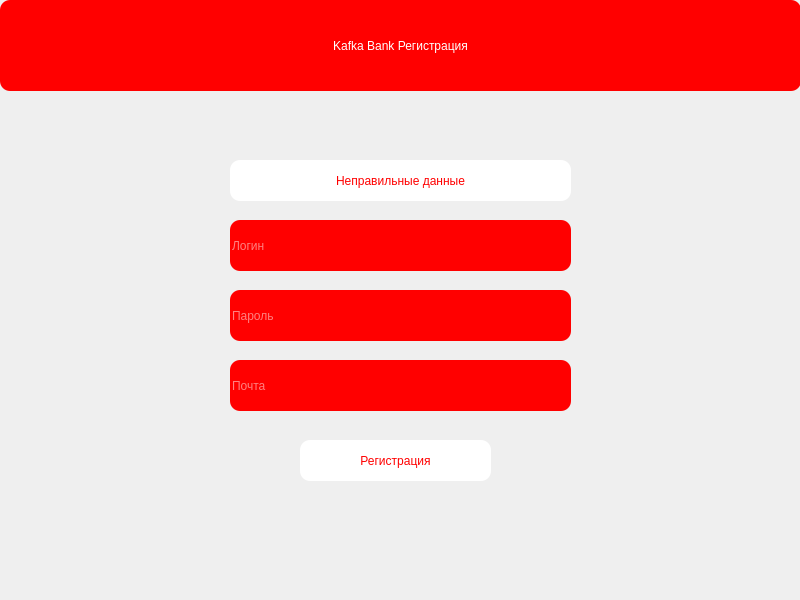
<?xml version="1.0" encoding="UTF-8"?>
<ui version="4.0">
 <class>Form</class>
 <widget class="QWidget" name="Form">
  <property name="geometry">
   <rect>
    <x>0</x>
    <y>0</y>
    <width>800</width>
    <height>600</height>
   </rect>
  </property>
  <property name="windowTitle">
   <string>SignUp</string>
  </property>
  <widget class="QLabel" name="label">
   <property name="geometry">
    <rect>
     <x>0</x>
     <y>0</y>
     <width>801</width>
     <height>91</height>
    </rect>
   </property>
   <property name="styleSheet">
    <string notr="true">font: 20pt &quot;Yu Gothic UI Semibold&quot;;
color: white;
background-color: red;
border-radius: 10px;</string>
   </property>
   <property name="text">
    <string>Kafka Bank Регистрация</string>
   </property>
   <property name="alignment">
    <set>Qt::AlignCenter</set>
   </property>
  </widget>
  <widget class="QLineEdit" name="login">
   <property name="geometry">
    <rect>
     <x>230</x>
     <y>220</y>
     <width>341</width>
     <height>51</height>
    </rect>
   </property>
   <property name="styleSheet">
    <string notr="true">font: 14pt &quot;Yu Gothic UI Semibold&quot;;
color: white;
background-color: red;
border-radius: 10px;</string>
   </property>
   <property name="placeholderText">
    <string>Логин</string>
   </property>
  </widget>
  <widget class="QLineEdit" name="password">
   <property name="geometry">
    <rect>
     <x>230</x>
     <y>290</y>
     <width>341</width>
     <height>51</height>
    </rect>
   </property>
   <property name="styleSheet">
    <string notr="true">font: 14pt &quot;Yu Gothic UI Semibold&quot;;
color: white;
background-color: red;
border-radius: 10px;</string>
   </property>
   <property name="placeholderText">
    <string>Пароль</string>
   </property>
  </widget>
  <widget class="QLineEdit" name="email">
   <property name="geometry">
    <rect>
     <x>230</x>
     <y>360</y>
     <width>341</width>
     <height>51</height>
    </rect>
   </property>
   <property name="styleSheet">
    <string notr="true">font: 14pt &quot;Yu Gothic UI Semibold&quot;;
color: white;
background-color: red;
border-radius: 10px;</string>
   </property>
   <property name="placeholderText">
    <string>Почта</string>
   </property>
  </widget>
  <widget class="QPushButton" name="signup">
   <property name="geometry">
    <rect>
     <x>300</x>
     <y>440</y>
     <width>191</width>
     <height>41</height>
    </rect>
   </property>
   <property name="styleSheet">
    <string notr="true">font: 17pt &quot;Yu Gothic UI Semibold&quot;;
color: red;
background-color: white;
border-radius: 10px;</string>
   </property>
   <property name="text">
    <string>Регистрация</string>
   </property>
  </widget>
  <widget class="QLabel" name="error">
   <property name="geometry">
    <rect>
     <x>230</x>
     <y>160</y>
     <width>341</width>
     <height>41</height>
    </rect>
   </property>
   <property name="styleSheet">
    <string notr="true">font: 17pt &quot;Yu Gothic UI Semibold&quot;;
color: red;
background-color: white;
border-radius: 10px;</string>
   </property>
   <property name="text">
    <string>Неправильные данные</string>
   </property>
   <property name="alignment">
    <set>Qt::AlignCenter</set>
   </property>
  </widget>
 </widget>
 <resources/>
 <connections/>
</ui>
